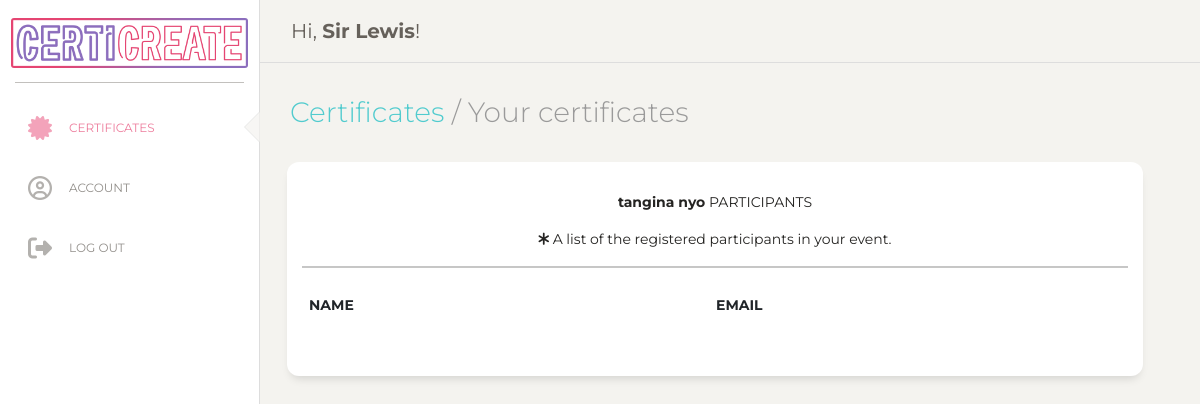
Page /viewparticipants.php?certid=68 (signed in) on the earlier database version.
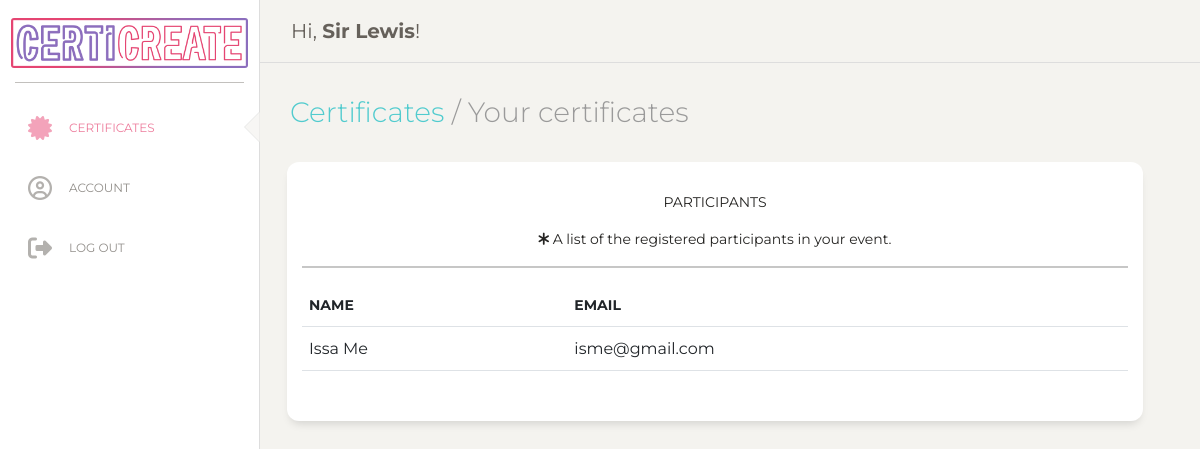
Same page on the later database version.
### tables this page shows
CREATE TABLE `certificates` (
  `certid` int(11) NOT NULL,
  `eventname` varchar(255) NOT NULL,
  `eventdate` varchar(255) NOT NULL,
  `orgid` int(11) DEFAULT NULL,
  `venue` varchar(255) DEFAULT NULL,
  `organizer1` varchar(255) DEFAULT NULL,
  `organizer2` varchar(255) DEFAULT NULL,
  `organizer3` varchar(255) DEFAULT NULL,
  `signatory1` varchar(255) NOT NULL,
  `signatory2` varchar(255) NOT NULL,
  `signatory3` varchar(255) NOT NULL,
  `department` varchar(255) NOT NULL,
  `title` varchar(255) NOT NULL,
  `description` varchar(255) NOT NULL
);

CREATE TABLE `participants` (
  `pid` int(11) NOT NULL,
  `eventid` int(11) NOT NULL,
  `name` varchar(255) NOT NULL,
  `email` varchar(255) NOT NULL
);

### db/dbFunction.php (called while the page is built, shortened)
<?php
    class dbFunction {
    public $conn;
    function __construct($db){
        $this->conn = $db;
    }
        public function details($sql){
            $stmt = $this->conn->prepare($sql);
            $stmt->execute();
            $row = $stmt->fetch(PDO::FETCH_ASSOC);
            return $row;
        }
        function viewParticipants($eventid){
            $sql = "SELECT * FROM participants WHERE eventid = '".$eventid."'";
            $stmt = $this->conn->prepare($sql);
            $stmt->execute();
            return $stmt;
        }
        function certName($eventid){
            $sql = "SELECT * FROM certificates WHERE certid = '".$eventid."'";
            $stmt = $this->conn->prepare($sql);
            $stmt->execute();
            $row = $stmt->fetch(PDO::FETCH_ASSOC);
            return $row;
        }
    }
?>

### viewparticipants.php (the view, shortened to what this page needs)
<?php
include ('db/dbcon.php');
include_once('db/dbFunction.php');
$database = new Database();
$db = $database->getConnection();
$funObj = new dbFunction($db);
$sql = "SELECT * FROM organizers WHERE id = '".$_SESSION['user']."'";
$row = $funObj->details($sql);
?>
<html lang="en">
<head>
<link href="https://cdn.jsdelivr.net/npm/bootstrap@5.0.0-beta3/dist/css/bootstrap.min.css" rel="stylesheet">
  <link href="https://maxcdn.bootstrapcdn.com/font-awesome/latest/css/font-awesome.min.css" rel="stylesheet">
  <link href="./assets/css/style.css" rel="stylesheet" />
  <link href="./assets/css/bootstrap.min.css" rel="stylesheet" />
  <link href="./assets/css/paper-dashboard.css?v=2.0.1" rel="stylesheet" />
  <link href="./assets/demo/demo.css" rel="stylesheet" />
</head>
<body class="bgbody">
  <div class="wrapper ">
    <div class="sidebar" data-color="white">
      <div class="logo">
        <a href="/" class="simple-text logo-normal">
          <div>
            <img src="../ojt/assets/img/logo.png">
          </div>
        </a>
      </div>
      <div class="sidebar-wrapper">
        <ul class="nav">
          <li class="active">
            <a href="../ojt/certs.php">
              <i class="fas fa-certificate"></i>
              <p>Certificates</p>
            </a>
          </li>
          <li>
            <a href="../ojt/account.php">
              <i class="far fa-user-circle"></i>
              <p>Account</p>
            </a>
          </li>
          <li>
            <a href="logout.php">
          <i class="fas fa-sign-out-alt"></i>
              <p>Log out</p>
            </a>
          </li>
        </ul>
      </div>
    </div>
    <div class="main-panel" style="height: 100vh;">
      <nav class="navbar navbar-expand-lg navbar-absolute fixed-top navbar-transparent">
        <div class="container-fluid">
          <div class="navbar-wrapper">
            <a class="navbar-brand" href="javascript:;">Hi, <b><?php echo $row['fname']; ?></b>!</a>
          </div>
        </div>
      </nav>
      <div class="content">
        <div class="row">
          <div class="col-md-12">
            <h3 class="description"><a href="../ojt/certs.php" title="Click to go back to account overview.">Certificates</a> / Your certificates</h3>
          </div>
          <div class="row">
            <div class="col-md-12">
              <div class="card text-center">
                <div class="card-header">
                </div>
                <div class="card-body">
                 <div id="certlist" style="display: block;" class="answer_list" >
                  <?php
                       $eventid = $_GET['certid'];
                        $row3 = $funObj->certName($eventid);
                        $vp = $funObj->viewParticipants($eventid);
                      echo '<p><b>'.$row3['eventname']. '</b>
                  PARTICIPANTS</h5>
                  <p>
                    <i class="fas fa-asterisk"></i> A list of the registered participants in your event.
                  </p>
                  <hr>';
                  if(!$vp){
                        echo '<label> There are no particpants registered yet... </label>';
                      }else{
                        echo '<table class="table table-hover">
                        <thead>
                          <tr>
                            <th scope="col">Name</th>
                            <th scope="col">Email</th>
                          </tr>
                        </thead>
                        <tbody>';
                        while ($vprow = $vp->fetch(PDO::FETCH_ASSOC)) {
                                extract($vprow);
                        echo '<tr>
                          <td>'.$vprow['name'].'</td>
                          <td>'.$vprow['email'].'</td>
                        </tr>';
                      }
                      echo '</tbody>
                    </table>';
                    }
                  ?>
                   </div>
                    </div>
                <div class="card-footer text-muted">
                </div>
              </div>
            </div>
          </div>
        </div>
      </div>
    </div>
  </div>
</body>
</html>

Differences in the rows shown:
removed certificates: eventname "tangina nyo"
added participants: name "Issa Me", email "isme@gmail.com"
